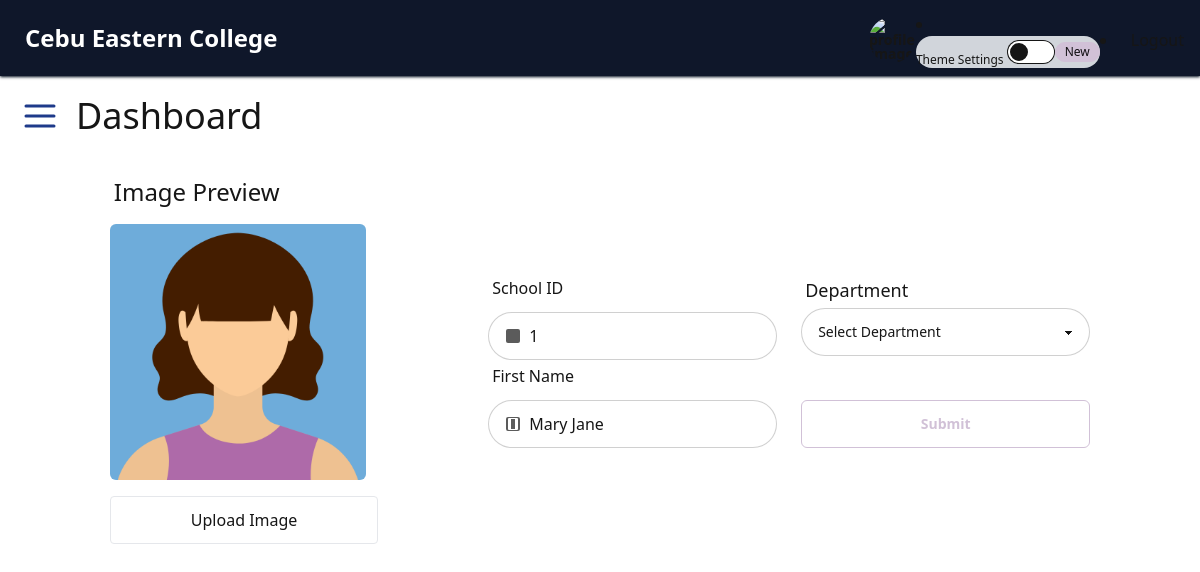
The page /admin/manage_update_teacher.php?teacher_id=1 on the database its author committed.
### tables this page shows
CREATE TABLE `tblteacher` (
  `teacher_id` int(11) NOT NULL,
  `school_id` int(11) NOT NULL,
  `name` varchar(255) NOT NULL,
  `department_id` int(11) NOT NULL,
  `image` varchar(255) NOT NULL
);

### admin/manage_update_teacher.php (the view, shortened to what this page needs)
<?php
include('../database/models/dbconnect.php');
$update_id = intval($_GET['teacher_id']);
$sql = "SELECT * FROM `tblteacher` WHERE teacher_id = $update_id";
$result = mysqli_query($conn, $sql);
$row = mysqli_fetch_assoc($result);
$school_id = $row['teacher_id'] ?? '';
$fullname = $row['name'] ?? '';
$image = $row['image'] ?? 'default.png';
?>
<?php include('../admin/header.php'); ?>
<!DOCTYPE html>
<html lang="en">
<head>
</head>
<body>
  <form
    action="<?php htmlspecialchars($_SERVER['PHP_SELF']) ?>"
    method="post"
    enctype="multipart/form-data">
    <div class="flex justify-evenly items-center">
      <div class="mt-4">
        <div class="m-1 flex justify-between items-center">
          <div>
            <h1 class=" text-2xl">Image Preview</h1>
          </div>
        </div>
        <div>
          <img id="image-preview"
            src="../upload/pics/<?php echo $image; ?>"
            alt="Image Preview"
            class="w-64 h-64 object-cover
                      mt-4 rounded-md">
        </div>
        <div class="mt-7">
          <label for="hen"
            class="px-20 py-3 border rounded cursor-pointer bg-base-100 relative
                  shadow-blue-400 hover:shadow-blue-500 hover:shadow-lg
                  transition duration-300 ease-in-out">
            Upload Image
          </label>
        </div>
      </div>
      <div class="grid grid-cols-2 gap-6">
        <div class="mt-8">
          <div class="m-1 flex justify-between items-center">
            <div>
              <label class="">School ID</label>
            </div>
          </div>
          <div>
            <label class="input input-bordered flex items-center gap-2 mt-3">
              <svg
                xmlns="http://www.w3.org/2000/svg"
                viewBox="0 0 16 16"
                fill="currentColor"
                class="h-4 w-4 opacity-70"
                id="id-icon">
                <path
                  d="M1 3a2 2 0 0 1 2-2h10a2 2 0 0 1 2 2v10a2 2 0 0 1-2 2H3a2 2 0 0 1-2-2V3z" />
                <path
                  d="M4 6h8v2H4V6zm0 4h5v2H4v-2z" />
              </svg>
              <input type="text" class="grow" placeholder="School ID" minlength="7" maxlength="7" name="school_id"
                autocomplete="off" value="<?php echo $school_id; ?>" />
            </label>
          </div>
          <div class="m-1 flex justify-between items-center">
            <div>
              <label class="">First Name</label>
            </div>
          </div>
          <div>
            <label class="input input-bordered flex items-center gap-2 mt-3">
              <svg
                xmlns="http://www.w3.org/2000/svg"
                viewBox="0 0 16 16"
                fill="currentColor"
                class="h-4 w-4 opacity-70"
                id="notebook-icon">
                <path
                  d="M3 1a2 2 0 0 0-2 2v10a2 2 0 0 0 2 2h10a2 2 0 0 0 2-2V3a2 2 0 0 0-2-2H3zM4 2h8a1 1 0 0 1 1 1v10a1 1 0 0 1-1 1H4a1 1 0 0 1-1-1V3a1 1 0 0 1 1-1z" />
                <path
                  d="M6 3v10h4V3H6z" />
              </svg>
              <input type="text" class="grow" placeholder="First Name" name="fname" autocomplete="off" value="<?php echo $fullname ?>" />
            </label>
          </div>
        </div>
        <div class="mt-5">
          <div class="mt-3 flex flex-col justify-center items-start">
            <div class="m-1 w-full flex justify-between items-start">
              <div>
                <label class=" text-lg">Department</label>
              </div>
            </div>
            <select class="select select-bordered w-full"
              name="department_id"
              required>
              <option value="" disabled selected>Select Department</option>
            </select>
          </div>
          <div class="mt-8">
            <div>
              <button type="submit" name="update"
                class=" btn btn-md btn-outline btn-primary mt-3 rounded-md w-full">
                Submit
              </button>
            </div>
          </div>
        </div>
      </div>
    </div>
  </form>
</body>
</html>

### rows shown on the page
tblteacher: image (picture), school_id "1", fname "Mary Jane"
